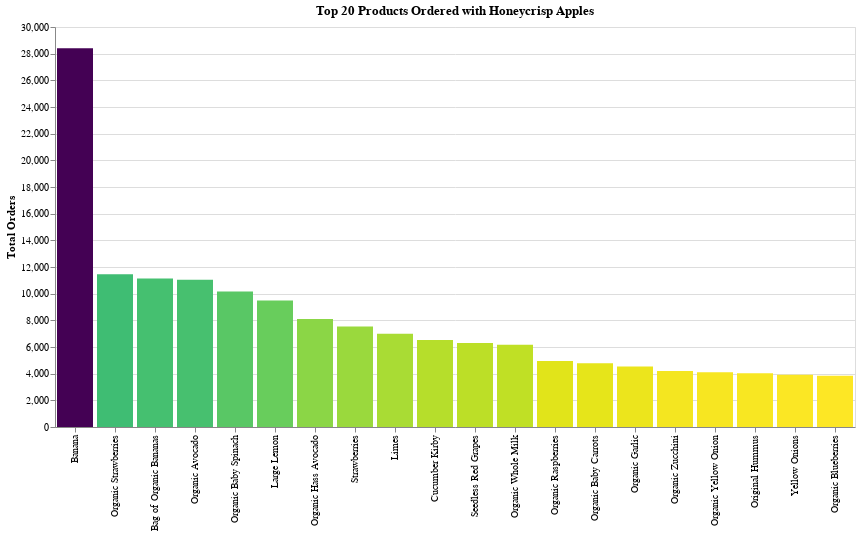

Write notebook code for a chart like this one.
### Code cell
chart_title = "Top 20 Products Ordered with Honeycrisp Apples"
x_label = "index:O"
y_label = 'count:Q'
pct_of_orders = 'pct_orders:Q'
product_num = 'product_id:O'
multiple = 'purchase_ratio:Q'
sort_list = honeycrisp_df['index'].tolist()


honeycrisp_chart = alt.Chart(honeycrisp_df).mark_bar().encode(
    alt.X(x_label, bin=False, sort=sort_list, title=""),
    alt.Y(y_label, title="Total Orders"),
    color = alt.Color(y_label, legend=None, sort="descending", scale=alt.Scale(scheme='viridis')),
    tooltip=[alt.Tooltip(x_label, title="Item"), alt.Tooltip(y_label), alt.Tooltip(pct_of_orders), alt.Tooltip(product_num), alt.Tooltip(multiple, title="purchase ratio")]
    ).properties(title=chart_title, width=800, height=400)

honeycrisp_chart

### Figure 1 — Vega-Lite specification as saved in the notebook (floating-point values rounded to 4 significant figures)
{"$schema": "https://vega.github.io/schema/vega-lite/v2.6.0.json", "config": {"background": "white", "view": {"height": 300, "width": 400}}, "data": {"name": "data-c4c71a8718cf0eaf597314313526ffb3"}, "datasets": {"data-c4c71a8718cf0eaf597314313526ffb3": [{"count": 28408, "index": "Banana", "pct_orders": 35.61, "pop_pct_orders": 13.81, "product_id": 24852, "purchase_ratio": 2.58}, {"count": 11465, "index": "Organic Strawberries", "pct_orders": 14.37, "pop_pct_orders": 7.737, "product_id": 21137, "purchase_ratio": 1.86}, {"count": 11137, "index": "Bag of Organic Bananas", "pct_orders": 13.96, "pop_pct_orders": 11.09, "product_id": 13176, "purchase_ratio": 1.26}, {"count": 11046, "index": "Organic Avocado", "pct_orders": 13.85, "pop_pct_orders": 5.168, "product_id": 47766, "purchase_ratio": 2.68}, {"count": 10170, "index": "Organic Baby Spinach", "pct_orders": 12.75, "pop_pct_orders": 7.071, "product_id": 21903, "purchase_ratio": 1.8}, {"count": 9485, "index": "Large Lemon", "pct_orders": 11.89, "pop_pct_orders": 4.462, "product_id": 47626, "purchase_ratio": 2.66}, {"count": 8100, "index": "Organic Hass Avocado", "pct_orders": 10.15, "pop_pct_orders": 6.243, "product_id": 47209, "purchase_ratio": 1.63}, {"count": 7536, "index": "Strawberries", "pct_orders": 9.45, "pop_pct_orders": 4.179, "product_id": 16797, "purchase_ratio": 2.26}, {"count": 6993, "index": "Limes", "pct_orders": 8.77, "pop_pct_orders": 4.111, "product_id": 26209, "purchase_ratio": 2.13}, {"count": 6518, "index": "Cucumber Kirby", "pct_orders": 8.17, "pop_pct_orders": 2.845, "product_id": 49683, "purchase_ratio": 2.87}, {"count": 6291, "index": "Seedless Red Grapes", "pct_orders": 7.89, "pop_pct_orders": 2.417, "product_id": 4920, "purchase_ratio": 3.26}, {"count": 6162, "index": "Organic Whole Milk", "pct_orders": 7.72, "pop_pct_orders": 4.031, "product_id": 27845, "purchase_ratio": 1.92}, {"count": 4941, "index": "Organic Raspberries", "pct_orders": 6.19, "pop_pct_orders": 4.006, "product_id": 27966, "purchase_ratio": 1.55}, {"count": 4782, "index": "Organic Baby Carrots", "pct_orders": 5.99, "pop_pct_orders": 2.248, "product_id": 42265, "purchase_ratio": 2.66}, {"count": 4529, "index": "Organic Garlic", "pct_orders": 5.68, "pop_pct_orders": 3.209, "product_id": 24964, "purchase_ratio": 1.77}, {"count": 4209, "index": "Organic Zucchini", "pct_orders": 5.28, "pop_pct_orders": 3.064, "product_id": 45007, "purchase_ratio": 1.72}, {"count": 4115, "index": "Organic Yellow Onion", "pct_orders": 5.16, "pop_pct_orders": 3.315, "product_id": 22935, "purchase_ratio": 1.56}, {"count": 4039, "index": "Original Hummus", "pct_orders": 5.06, "pop_pct_orders": 2.085, "product_id": 30489, "purchase_ratio": 2.43}, {"count": 3926, "index": "Yellow Onions", "pct_orders": 4.92, "pop_pct_orders": 2.139, "product_id": 4605, "purchase_ratio": 2.3}, {"count": 3852, "index": "Organic Blueberries", "pct_orders": 4.83, "pop_pct_orders": 2.925, "product_id": 39275, "purchase_ratio": 1.65}]}, "encoding": {"color": {"field": "count", "legend": null, "scale": {"scheme": "viridis"}, "sort": "descending", "type": "quantitative"}, "tooltip": [{"field": "index", "title": "Item", "type": "ordinal"}, {"field": "count", "type": "quantitative"}, {"field": "pct_orders", "type": "quantitative"}, {"field": "product_id", "type": "ordinal"}, {"field": "purchase_ratio", "title": "purchase ratio", "type": "quantitative"}], "x": {"bin": false, "field": "index", "sort": ["Banana", "Organic Strawberries", "Bag of Organic Bananas", "Organic Avocado", "Organic Baby Spinach", "Large Lemon", "Organic Hass Avocado", "Strawberries", "Limes", "Cucumber Kirby", "Seedless Red Grapes", "Organic Whole Milk", "Organic Raspberries", "Organic Baby Carrots", "Organic Garlic", "Organic Zucchini", "Organic Yellow Onion", "Original Hummus", "Yellow Onions", "Organic Blueberries"], "title": "", "type": "ordinal"}, "y": {"field": "count", "title": "Total Orders", "type": "quantitative"}}, "height": 400, "mark": "bar", "title": "Top 20 Products Ordered with Honeycrisp Apples", "width": 800}
